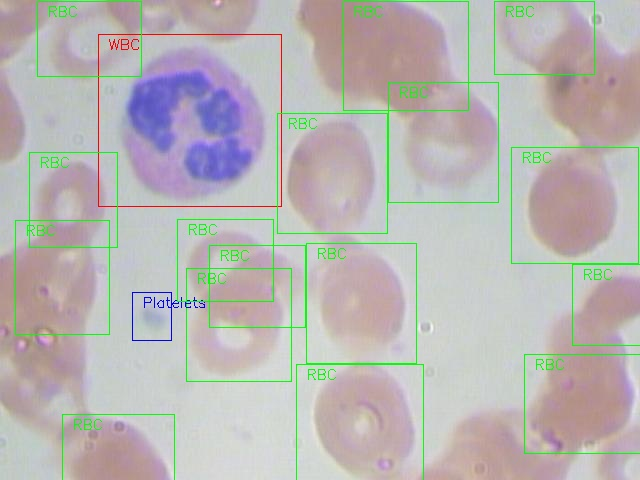
#> input picture data/example.jpg, 640 x 480 px
$ python method2_adaptive.py ../data/example.jpg
#> lines starting #> are read from the running program, lines starting #| are printed output that depends on the picture; after the words box and inside, x2 and y2 are one past the last pixel; in counts of white or black regions, pixels touching at a corner belong together
### src/preprocessing.py
import cv2


def load_image(path):

#> called with path = '../data/example.jpg'
    img = cv2.imread(path)
#> img is the input picture: shape (480, 640, 3); mean B, G, R 180.5, 182.2, 185.2
    if img is None:
        raise FileNotFoundError(f"Image not found: {path}")
    print(f"Image loaded: {path}")
    return img


def get_green_channel(img):


    green_channel = img[:, :, 1]
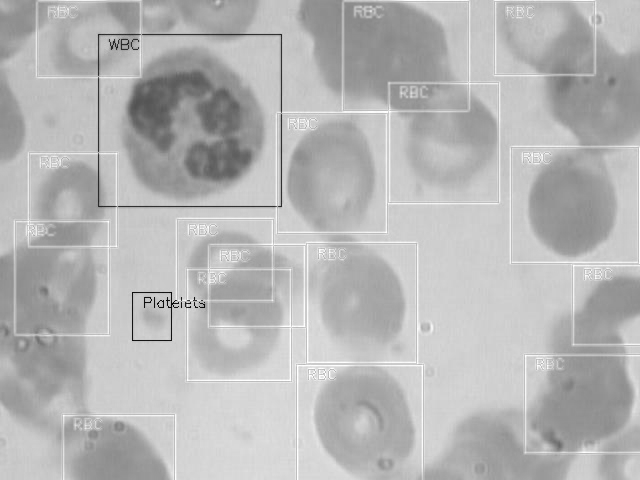
#> green_channel: shape (480, 640); min 8, max 255, mean 182.2
    print("Green channel extracted")
    return green_channel


def apply_clahe(gray, clip=2.0, tile=8):

#> called with clip = 2, tile = 8
    clahe = cv2.createCLAHE(clipLimit=clip, tileGridSize=(tile, tile))
    return clahe.apply(gray)
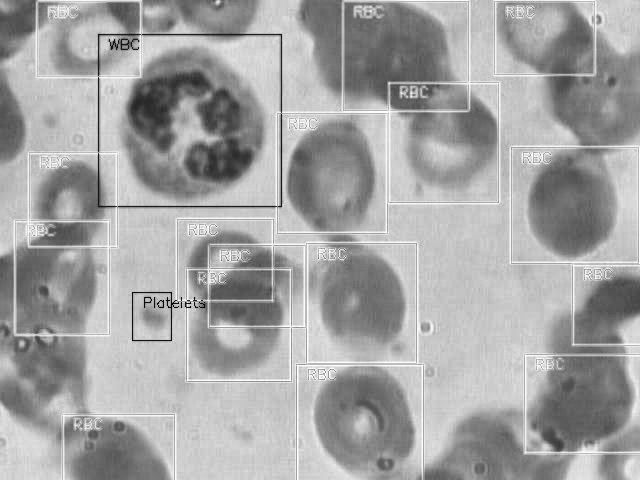
#> returned value: shape (480, 640); min 5, max 255, mean 163.8


def apply_gaussian(img, ksize=5):

#> called with ksize = 5
    return cv2.GaussianBlur(img, (ksize, ksize), 0)


def preprocess(path):

    original_bgr = load_image(path)
    green = get_green_channel(original_bgr)
    clahe_applied = apply_clahe(green)
    preprocessed_gray = apply_gaussian(clahe_applied)
    return original_bgr, preprocessed_gray


# [5 lines that do not run on import are left out]

### src/method2_adaptive.py
import cv2
import numpy as np


def segment_adaptive(gray):

    binary = cv2.adaptiveThreshold(
        gray,
        255,
        cv2.ADAPTIVE_THRESH_GAUSSIAN_C,
        cv2.THRESH_BINARY_INV,
        11,
        2,
    )
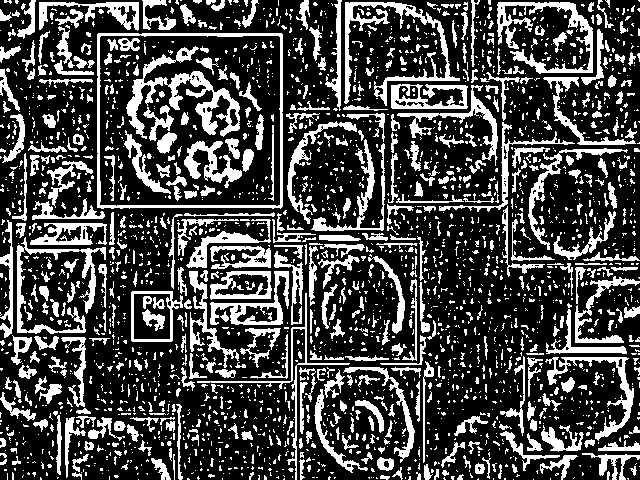
#> binary: shape (480, 640); 27.4% white; 2580 white regions (2057 under 20 px), largest, box (x1, y1, x2, y2) and area: (126, 46, 240, 139) 2814, (97, 33, 283, 209) 2188, (344, 2, 460, 106) 2118
    return binary


def apply_morphology(binary):

    kernel = np.ones((3, 3), np.uint8)
    opening = cv2.morphologyEx(binary, cv2.MORPH_OPEN, kernel, iterations=1)
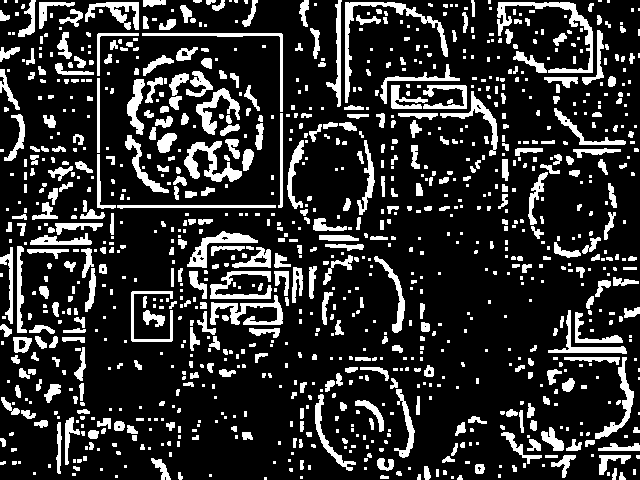
#> opening: shape (480, 640); 18.5% white; 1065 white regions (599 under 20 px), largest, box (x1, y1, x2, y2) and area: (497, 2, 593, 73) 1208, (345, 2, 448, 103) 1155, (184, 141, 242, 182) 932
    closing = cv2.morphologyEx(opening, cv2.MORPH_CLOSE, kernel, iterations=1)
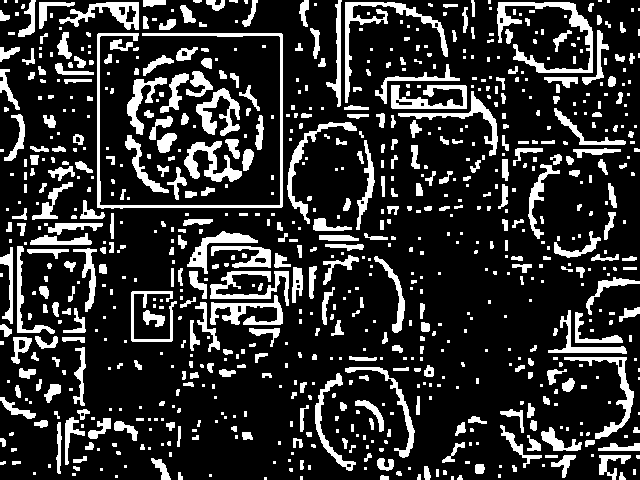
#> closing: shape (480, 640); 19.2% white; 820 white regions (422 under 20 px), largest, box (x1, y1, x2, y2) and area: (97, 33, 283, 209) 2201, (497, 2, 593, 73) 1641, (345, 2, 448, 103) 1387
    return closing


def run(img_path):

    import os
    import sys
    sys.path.insert(0, os.path.dirname(os.path.abspath(__file__)))
    from preprocessing import preprocess

    orig_bgr, gray = preprocess(img_path)
    binary = segment_adaptive(gray)
    cleaned = apply_morphology(binary)
    os.makedirs("results", exist_ok=True)
    cv2.imwrite("results/method2_adaptive_result.jpg", cleaned)
    return cleaned


if __name__ == "__main__":
    import sys
    mask = run(sys.argv[1])
    print(f"Mask shape: {mask.shape}")
#| Mask shape: (480, 640)
    print(f"Unique values: {list(set(mask.flatten()))}")
#| Unique values: [0, 255]
